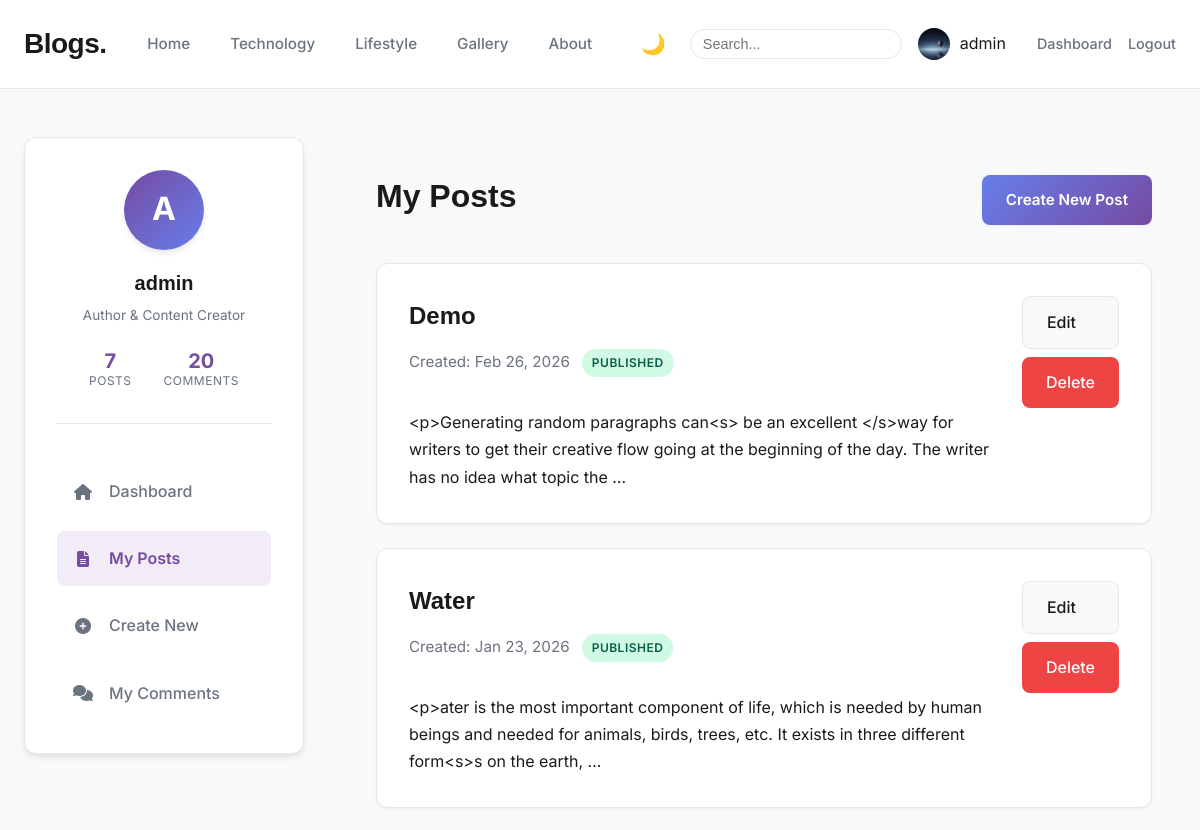
Page /my-posts/ (signed in, upper part) on the earlier database version.
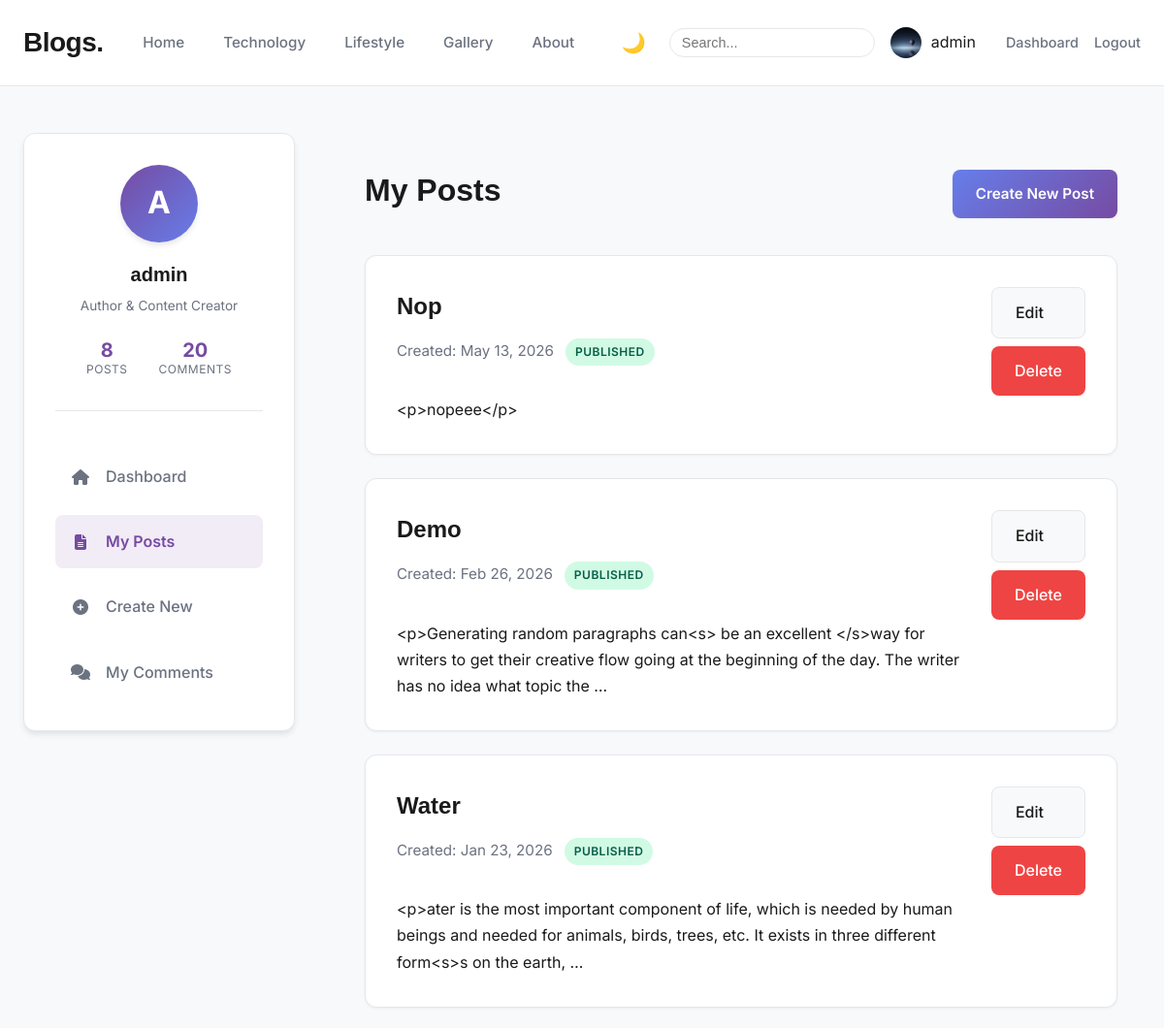
Same page on the later database version.
### myapp/models.py (models this page shows, shortened)
class Post(models.Model):
    CATEGORY_CHOICES = [
        ('technology', 'Technology'),
        ('lifestyle', 'Lifestyle'),
        ('design', 'Design'),
        ('culture', 'Culture'),
        ('business', 'Business'),
        ('other', 'Other'),
    ]
    author = models.ForeignKey(User, on_delete=models.CASCADE)
    title = models.CharField(max_length=200)
    content = models.TextField()
    image = models.ImageField(upload_to='blog_images/', blank=True, null=True)
    category = models.ForeignKey(Category, on_delete=models.SET_NULL, null=True, related_name='posts')
    likes = models.ManyToManyField(User, related_name='blog_posts', blank=True)
    is_published = models.BooleanField(default=False)
    newsletter_sent = models.BooleanField(default=False)
    views_count = models.PositiveIntegerField(default=0)
    created_at = models.DateTimeField(auto_now_add=True)
    updated_at = models.DateTimeField(auto_now=True)
    tags = TaggableManager()
    class Meta:
        ordering = ['-created_at']

class UserProfile(models.Model):
    user = models.OneToOneField(User, on_delete=models.CASCADE, related_name='profile')
    bio = models.TextField(max_length=500, blank=True)
    profile_image = models.ImageField(upload_to='profile_pics/', default='profile_pics/default.jpg', blank=True)
    website = models.URLField(blank=True)
    twitter = models.URLField(blank=True)
    linkedin = models.URLField(blank=True)
    github = models.URLField(blank=True)

### myapp/views.py (the view)
# urls.py: path('my-posts/', views.my_posts, name='my_posts'),
@login_required
def my_posts(request):
    post_list = Post.objects.filter(author=request.user).order_by('-created_at')
    page = request.GET.get('page', 1)
    paginator = Paginator(post_list, 10)
    try:
        posts = paginator.page(page)
    except PageNotAnInteger:
        posts = paginator.page(1)
    except EmptyPage:
        posts = paginator.page(paginator.num_pages)
    return render(request, 'dashboard/my_posts.html', {'posts': posts, 'page_obj': posts})

### myapp/templates/dashboard/my_posts.html (shortened to what this page needs)
{% extends 'dashboard/base_dashboard.html' %}
{% block dashboard_content %}
<div class="container">
    <div class="page-header">
        <h1>My Posts</h1>
        <a href="{% url 'create_post' %}" class="btn-primary">Create New Post</a>
    </div>
    {% if posts %}
    <div class="posts-list">
        {% for post in posts %}
        <div class="post-item">
            <div class="post-item-content">
                <h3><a href="{% url 'post_detail' post.pk %}">{{ post.title }}</a></h3>
                <div class="post-meta">
                    <span>Created: {{ post.created_at|date:"M d, Y" }}</span>
                    <span class="status-badge {% if post.is_published %}published{% else %}draft{% endif %}">
                        {% if post.is_published %}Published{% else %}Draft{% endif %}
                    </span>
                </div>
                <p>{{ post.content|truncatewords:30 }}</p>
            </div>
            <div class="post-item-actions">
                <a href="{% url 'edit_post' post.pk %}" class="btn-secondary">Edit</a>
                {% if user.is_superuser %}
                <a href="{% url 'delete_post' post.pk %}" class="btn-danger">Delete</a>
                {% endif %}
            </div>
        </div>
        {% endfor %}
    </div>
    {% else %}
    <div class="no-posts">
        <p>You haven't created any posts yet.</p>
        <a href="{% url 'create_post' %}" class="btn-primary">Create Your First Post</a>
    </div>
    {% endif %}
</div>
{% endblock dashboard_content %}

### myapp/templates/dashboard/base_dashboard.html
{% extends 'base.html' %}
{% load static %}
{% block content %}
<div class="container dashboard-layout-container">
    <aside class="dash-sidebar">
        <div class="user-profile-summary">
            <div class="profile-avatar">
                <span>{{ user.first_name|first|default:user.username|first|upper }}</span>
            </div>
            <h3>{{ user.first_name|default:user.username }}</h3>
            <p class="user-role">Author & Content Creator</p>
            <div class="user-mini-stats">
                <div class="mini-stat">
                    <strong>{{ user.post_set.count }}</strong>
                    <span>Posts</span>
                </div>
                <div class="mini-stat">
                    <strong>{{ user.comment_set.count }}</strong>
                    <span>Comments</span>
                </div>
            </div>
        </div>
        <nav class="dash-nav">
            <a href="{% url 'dashboard' %}"
                class="dash-link {% if request.resolver_match.url_name == 'dashboard' %}active{% endif %}">
                <i class="fas fa-home"></i> Dashboard
            </a>
            <a href="{% url 'my_posts' %}"
                class="dash-link {% if request.resolver_match.url_name == 'my_posts' %}active{% endif %}">
                <i class="fas fa-file-alt"></i> My Posts
            </a>
            <a href="{% url 'create_post' %}"
                class="dash-link {% if request.resolver_match.url_name == 'create_post' %}active{% endif %}">
                <i class="fas fa-plus-circle"></i> Create New
            </a>
            <a href="{% url 'my_comments' %}"
                class="dash-link {% if request.resolver_match.url_name == 'my_comments' %}active{% endif %}">
                <i class="fas fa-comments"></i> My Comments
            </a>
        </nav>
    </aside>
    <main class="dash-content">
        {% block dashboard_content %}{% endblock %}
    </main>
</div>
{% endblock %}

### myapp/templates/includes/navbar.html
<nav class="navbar">
    <div class="container nav-container">
        <a href="{% url 'home' %}" class="logo">Blogs.</a>
        <ul class="nav-links">
            <li><a href="{% url 'home' %}">Home</a></li>
            <li><a href="{% url 'technology' %}">Technology</a></li>
            <li><a href="{% url 'lifestyle' %}">Lifestyle</a></li>
            <li><a href="{% url 'image_gallery' %}">Gallery</a></li>
            <li><a href="{% url 'about' %}">About</a></li>
        </ul>
        <div class="nav-actions">
            <button id="theme-toggle" class="theme-toggle" aria-label="Toggle dark mode">🌙</button>
            <form action="{% url 'search_posts' %}" method="get" class="nav-search-form"
                style="display:flex; align-items:center;">
                <input type="text" name="q" placeholder="Search..."
                    style="padding: 6px 12px; border-radius: 20px; border: 1px solid var(--border-color); font-size: 0.9rem;"
                    value="{{ query }}">
            </form>
            {% if user.is_authenticated %}
            <div style="display: flex; align-items: center; gap: 10px; margin-right: 15px;">
                {% if user.profile.profile_image %}
                <img src="{{ user.profile.profile_image.url }}" alt="{{ user.username }}"
                    style="width: 32px; height: 32px; border-radius: 50%; object-fit: cover;">
                {% else %}
                <img src="https://ui-avatars.com/api/?name={{ user.username }}&background=random&size=32"
                    alt="{{ user.username }}" style="width: 32px; height: 32px; border-radius: 50%;">
                {% endif %}
                <span style="color: var(--text-color);">{{ user.username }}</span>
            </div>
            {% if user.is_superuser %}
            <a href="{% url 'admin_dashboard' %}" class="btn-link-nav">Dashboard</a>
            {% else %}
            <a href="{% url 'dashboard' %}" class="btn-link-nav">Dashboard</a>
            {% endif %}
            <a href="{% url 'logout' %}" class="btn-link-nav">Logout</a>
            {% else %}
            <a href="{% url 'login' %}" class="btn-link-nav">Login</a>
            <a href="{% url 'register' %}" class="btn-primary">Register</a>
            {% endif %}
        </div>
    </div>
</nav>

Differences in the rows shown:
added Post: title "Nop", created_at "May 13, 2026", is_published "PUBLISHED", content "<p>nopeee</p>"
Other differences:
{{ user.post_set.count }}: "7" → "8"
